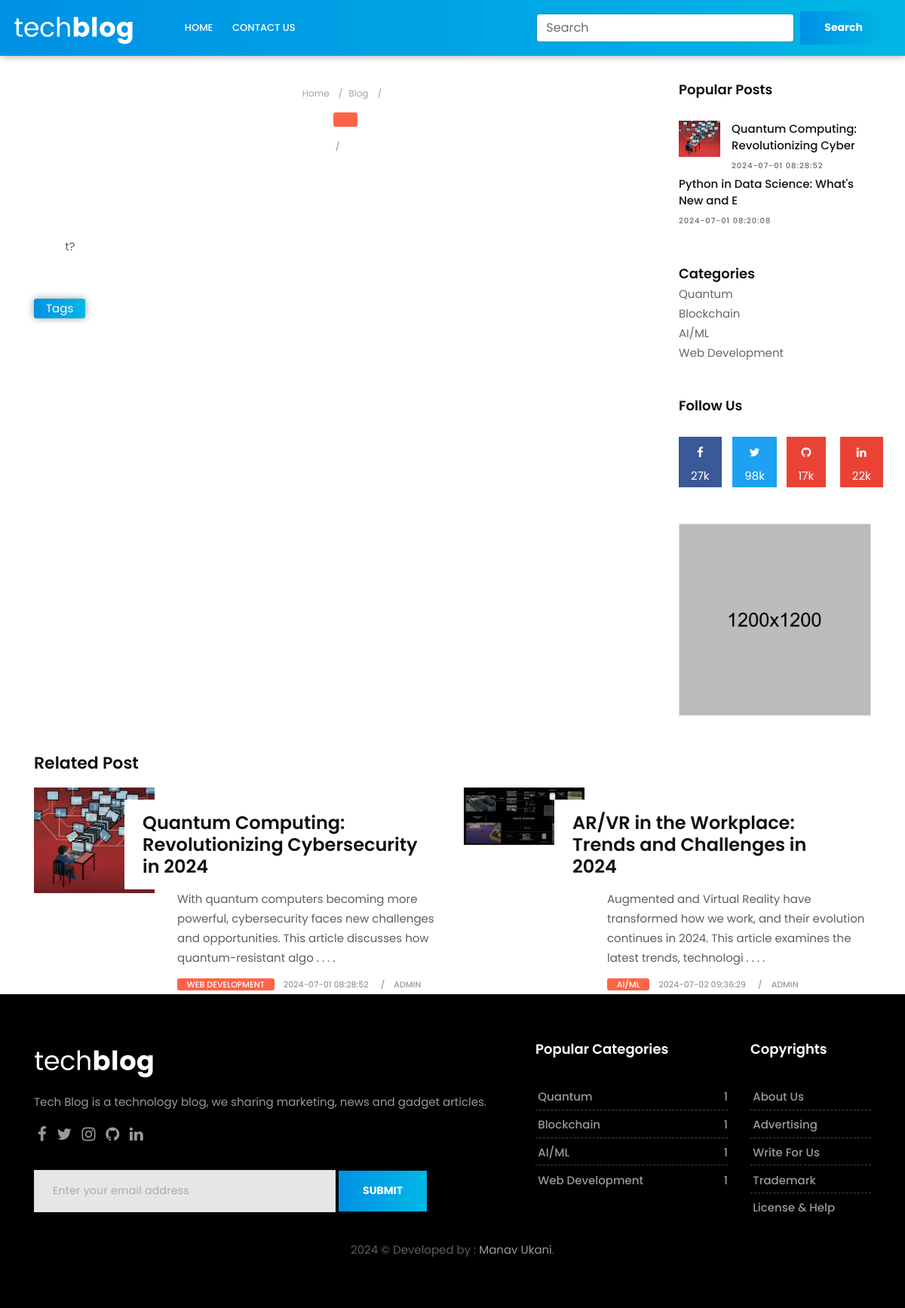
The app's page /singlepage.php with its own data.
### tables this page shows
CREATE TABLE `site` (
  `id` int(2) NOT NULL,
  `logo` varchar(255) NOT NULL,
  `title` varchar(255) NOT NULL,
  `footer` varchar(255) NOT NULL,
  `postdisplay` int(5) NOT NULL
);

CREATE TABLE `blog` (
  `id` int(3) NOT NULL,
  `cat_id` int(3) NOT NULL,
  `title` varchar(255) NOT NULL,
  `content` text NOT NULL,
  `tag` text NOT NULL,
  `admin` varchar(100) NOT NULL,
  `status` tinyint(1) NOT NULL,
  `rate` tinyint(2) NOT NULL,
  `image` varchar(255) NOT NULL,
  `date` timestamp NOT NULL DEFAULT current_timestamp()
);

CREATE TABLE `categories` (
  `id` int(2) NOT NULL,
  `category_name` varchar(100) NOT NULL,
  `status` tinyint(2) NOT NULL,
  `create_time` timestamp NOT NULL DEFAULT current_timestamp(),
  `admin_name` varchar(70) NOT NULL
);

CREATE TABLE `social_links` (
  `id` int(2) NOT NULL,
  `facebook` varchar(255) NOT NULL,
  `twitter` varchar(255) NOT NULL,
  `instagram` varchar(255) NOT NULL,
  `linkedin` varchar(255) NOT NULL,
  `github` varchar(255) NOT NULL,
  `footerlink` varchar(255) NOT NULL,
  `footertxt` varchar(255) NOT NULL
);

### app/classes/Database.php (called while the page is built, shortened)
<?php
class Database
{
    public static function db()
    {
        $link = mysqli_connect('localhost:3306','root','','blog_old');
        return $link;
    }
}

### app/classes/Site.php (called while the page is built, shortened)
<?php
class Site
{
    public  static  function display(){
        $sql = "SELECT * FROM `site`";
        $result = mysqli_query(Database::db(),$sql);
        if($result){
            return $result;
        }else{
            return false;
        }
    }
    public  static  function displaySocialLink(){
        $sql = "SELECT * FROM `social_links`";
        $result = mysqli_query(Database::db(),$sql);
        if($result){
            return $result;
        }else{
            return false;
        }
    }
}

### app/classes/post.php (called while the page is built, shortened)
<?php
class Post
{
    public  static  function showPopulerlPost(){
        $sql = "SELECT blog.*, categories.category_name FROM blog INNER JOIN categories ON blog.cat_id = categories.id WHERE blog.rate = 1 ORDER BY id DESC ";
        $result = mysqli_query(Database::db(),$sql);
        if($result){
            return $result;
        }else{
            return false;
        }
    }
    public static function relatedPost(){
        $rand1 = rand(1,5);
        $rand2 = rand(1,3);
        $sql = "SELECT blog.*, categories.category_name FROM blog INNER JOIN categories ON blog.cat_id = categories.id WHERE blog.status = 1 LIMIT $rand1,$rand2 ";
        $result = mysqli_query(Database::db(),$sql);
        if($result){
            $row = mysqli_num_rows($result);
            if($row>0){
                return $result;
            }
            return false;
        }else{
            return false;
        }
    }
}

### app/classes/Category.php (called while the page is built, shortened)
<?php
class Category
{
    public static function showLimitCategory(){
        $sql = "SELECT * FROM `categories` ORDER BY id DESC LIMIT 1,5";
        $result = mysqli_query(Database::db(),$sql);
        if($result){
            return $result;
        }else{
            return false;
        }
    }
    public static function countCategoryPost($id){
        $sql = "SELECT * FROM blog WHERE cat_id = $id";
        $result = mysqli_query(Database::db(),$sql);
        if($result){
            $row = mysqli_num_rows($result);
            return $row;
        }else{
            return false;
        }
    }
    public  static  function activeCategories(){
        $sql = "SELECT * FROM `categories` WHERE `status` = 1 ORDER BY id DESC";
        $res = mysqli_query(Database::db(),$sql);
        if($res){
            return $res;
        }else{
            return false;
        }
    }
}

### app/classes/Helper.php (called while the page is built, shortened)
<?php
class Helper
{
    public  static  function textShort($text,$limit = 400){
        $text = $text . " ";
        $text = substr($text,0,$limit);
        $text = $text . " . . . .";
        return $text;
    }
}

### singlepage.php (the view, shortened to what this page needs)
<?php require_once 'header.php';
?>
<div class="col-lg-9 col-md-12 col-sm-12 col-xs-12">
    <div class="page-wrapper">
        <div class="blog-title-area text-center">
            <ol class="breadcrumb hidden-xs-down">
                <li class="breadcrumb-item"><a href="#">Home</a></li>
                <li class="breadcrumb-item"><a href="#">Blog</a></li>
                <li class="breadcrumb-item active"><?= $postData['title'] ?></li>
            </ol>
            <span class="color-orange"><a href="" title=""><?= $postData['category_name'] ?></a></span>
            <div class="blog-meta big-meta">
                <small><a href="tech-single.html" title=""><?= $postData['date'] ?></a></small>
                <small><a href="tech-author.html" title=""><?= $postData['admin'] ?></a></small>
            </div>
        </div>
        <div class="single-post-media text-center">
        </div>
        <div class="blog-content">
            <div class="pp">
                <?= $postData['content'] ?>t?
            </div>
        </div>
        <div class="blog-title-area mt-5">
            <div class="tag-cloud-single">
                <span>Tags</span>
                <small><a href="#" title=""><?= $postData['tag'] ?></a></small>
            </div>
        </div>
    </div>
</div>
<?php require_once 'sidebar.php'; ?>
<div class="container">
    <h3>Related Post</h3>
    <div class="row">
        <?php
        $ob = Post::relatedPost();
        while ($rp = mysqli_fetch_assoc($ob)) { ?>
        <div class="col-md-6">
            <div class="blog-list clearfix">
                <div class="blog-box row">
                    <div class="col-md-4">
                        <div class="post-media">
                            <a href="singlepage.php?id=<?= $rp['id'] ?>" title="">
                                <img src="uploads/<?= $rp['image'] ?>" alt="" class="img-fluid w-100">
                                <div class="hovereffect"></div>
                            </a>
                        </div>
                    </div>
                    <div class="blog-meta big-meta col-md-8">
                        <h4><a href="singlepage.php?id=<?= $rp['id'] ?>" title=""><?= $rp['title'] ?></a></h4>
                        <p><?php
                            $txt = $rp['content'];
                            echo   \App\classes\Helper::textShort("$txt",150);
                            ?></p>
                        <small class="firstsmall"><a class="bg-orange" href="singlepage.php?id=<?= $rp['id'] ?>" title="Category"><?= $rp['category_name'] ?></a></small>
                        <small><a  title="Date and Time"><?= $rp['date'] ?></a></small>
                        <small><a  title="Author or Media"><?= $rp['admin'] ?></a></small>
                    </div>
                </div>
            </div>
        </div>
        <?php } ?>
    </div>
</div>
<?php require_once 'footer.php'; ?>

### header.php (shortened to what this page needs)
<?php
$ob = Site::display();
$siteData = mysqli_fetch_assoc($ob);
$populer = Post::showPopulerlPost();
?>
<!DOCTYPE html>
<html lang="en">
<head>
    <link href="assets/css/bootstrap.css" rel="stylesheet">
    <link href="assets/css/font-awesome.min.css" rel="stylesheet">
    <link href="assets/style.css" rel="stylesheet">
    <link href="assets/css/responsive.css" rel="stylesheet">
    <link href="assets/css/colors.css" rel="stylesheet">
    <link href="assets/css/version/tech.css" rel="stylesheet">
</head>
<body>
<div id="wrapper">
    <header class="tech-header header">
        <div class="container-fluid">
            <nav class="navbar navbar-toggleable-md navbar-inverse fixed-top bg-inverse">
                <a class="navbar-brand" href="index.php"><img src="uploads/<?= $siteData['logo']?>" alt=""></a>
                <div class="collapse navbar-collapse" id="navbarCollapse">
                    <ul class="navbar-nav mr-auto">
                        <li class="nav-item">
                            <a class="nav-link" href="index.php">Home</a>
                        </li>
                        <li class="nav-item">
                            <a class="nav-link" href="contact.php">Contact Us </a>
                        </li>
                    </ul>
                    <ul class="navbar-nav mr-2">
                        <form class="form-inline" method="get">
                            <input class="form-control mr-sm-2" type="search" placeholder="Search  " aria-label="Search" name="search">
                            <input type="submit" class="btn btn-outline-success my-2 my-sm-0" value="Search" style="cursor: pointer;" name="search-btn">
                        </form>
                    </ul>
                </div>
            </nav>
        </div>
    </header>
    <hr>
    <section class="section">
        <div class="container">
            <div class="row">

### sidebar.php (shortened to what this page needs)
<div class="col-lg-3 col-md-12 col-sm-12 col-xs-12">
    <div class="sidebar">
        <div class="widget">
            <h2 class="widget-title">Popular Posts</h2>
            <div class="blog-list-widget">
                <div class="list-group">
                    <?php
                    while ($row1 = mysqli_fetch_assoc($populer)){
                        ?>
                        <a href="singlepage.php?id=<?= $row1['id'] ?>" class="list-group-item list-group-item-action flex-column align-items-start">
                            <div class="w-100 last-item justify-content-between">
                                <img src="uploads/<?= $row1['image'] ?>" alt="" class="img-fluid float-left">
                                <h5 class="mb-1"><?= substr($row1['title'],0,40) ?></h5>
                                <small><?= $row1['date'] ?></small>
                            </div>
                        </a>
                    <?php } ?>
                </div>
            </div>
        </div>
        <div class="widget">
            <h2 class="widget-title" style="margin-bottom: 5px;">Categories</h2>
            <div class="blog-list-widget">
                <div class="list-group">
                    <?php
                    $categories = Category::activeCategories();
                    while ($row2 = mysqli_fetch_assoc($categories)){
                    ?>
                    <p style="margin-bottom: 0px;border-bottom: 1px solid #cc"><a href="index.php?id=<?= $row2['id']?>&catwisepost"><?= $row2['category_name'] ?></a></p>
                    <?php } ?>
                </div>
            </div>
        </div>
        <?php
        $ob = Site::displaySocialLink();
        $data = mysqli_fetch_assoc($ob);
        ?>
        <div class="widget">
            <h2 class="widget-title">Follow Us</h2>
            <div class="row text-center">
                <div class="col-lg-3 col-md-3 col-sm-3 col-xs-6">
                    <a href="<?= $data['facebook']?>" class="social-button facebook-button">
                        <i class="fa fa-facebook"></i>
                        <p>27k</p>
                    </a>
                </div>
                <div class="col-lg-3 col-md-3 col-sm-3 col-xs-6">
                    <a href="<?= $data['twitter']?>" class="social-button twitter-button">
                        <i class="fa fa-twitter"></i>
                        <p>98k</p>
                    </a>
                </div>
                <div class="col-lg-3 col-md-3 col-sm-3 col-xs-6">
                    <a href="<?= $data['github']?>" class="social-button google-button">
                        <i class="fa fa-github"></i>
                        <p>17k</p>
                    </a>
                </div>
                <div class="col-lg-3 col-md-3 col-sm-3 col-xs-6">
                    <a href="<?= $data['linkedin']?>" class="social-button google-button">
                        <i class="fa fa-linkedin"></i>
                        <p>22k</p>
                    </a>
                </div>
            </div>
        </div>
        <div class="widget">
            <div class="banner-spot clearfix">
                <div class="banner-img">
                    <img src="upload/banner_03.jpg" alt="" class="img-fluid">
                </div>
            </div>
        </div>
    </div>
</div>

### footer.php (shortened to what this page needs)
</div>
</div>
</section>
<?php
$ob = Site::displaySocialLink();
$data = mysqli_fetch_assoc($ob);
?>
<footer class="footer">
    <div class="container">
        <div class="row">
            <div class="col-lg-7">
                <div class="widget">
                    <div class="footer-text text-left">
                        <a href="index.html"><img src="images/version/tech-footer-logo.png" alt="" class="img-fluid"></a>
                        <p>Tech Blog is a technology blog, we sharing marketing, news and gadget articles.</p>
                        <div class="social">
                            <a href="<?= $data['facebook']?>" data-toggle="tooltip" data-placement="bottom" title="Facebook"><i class="fa fa-facebook"></i></a>
                            <a href="<?= $data['twitter']?>" data-toggle="tooltip" data-placement="bottom" title="Twitter"><i class="fa fa-twitter"></i></a>
                            <a href="<?= $data['instagram']?>" data-toggle="tooltip" data-placement="bottom" title="Instagram"><i class="fa fa-instagram"></i></a>
                            <a href="<?= $data['github']?>" data-toggle="tooltip" data-placement="bottom" title="Github"><i class="fa fa-github"></i></a>
                            <a href="<?= $data['linkedin']?>" data-toggle="tooltip" data-placement="bottom" title="Linkedin"><i class="fa fa-linkedin"></i></a>
                        </div>
                        <div class="newsletter-widget text-left">
                            <form class="form-inline">
                                <input type="text" class="form-control" placeholder="Enter your email address">
                                <button type="submit" class="btn btn-primary">SUBMIT</button>
                            </form>
                        </div>
                    </div>
                </div>
            </div>
            <div class="col-lg-3 col-md-12 col-sm-12 col-xs-12">
                <div class="widget">
                    <h2 class="widget-title">Popular Categories</h2>
                    <div class="link-widget">
                        <ul>
                            <?php
                            $popu = Category::showLimitCategory();
                            while ($cat = mysqli_fetch_assoc($popu)){
                                ?>
                                <li><a href="index.php?id=<?= $cat['id']?>&catwisepost"><?= $cat['category_name'] ?> <span><?php echo Category::countCategoryPost($cat['id']);?></span></a></li>
                            <?php } ?>
                        </ul>
                    </div>
                </div>
            </div>
            <div class="col-lg-2 col-md-12 col-sm-12 col-xs-12">
                <div class="widget">
                    <h2 class="widget-title">Copyrights</h2>
                    <div class="link-widget">
                        <ul>
                            <li><a href="#">About us</a></li>
                            <li><a href="#">Advertising</a></li>
                            <li><a href="#">Write for us</a></li>
                            <li><a href="#">Trademark</a></li>
                            <li><a href="#">License & Help</a></li>
                        </ul>
                    </div>
                </div>
            </div>
        </div>
        <div class="row" >
            <div class="col-md-12 text-center">
                <br>
                <div class="copyright"> <?= $siteData['footer']?> <a href="<?= $data['footerlink']?>"><?= $data['footertxt']?></a>.</div>
            </div>
        </div>
    </div>
</footer>
</div>
</body>
</html>

### records on screen
site: logo (picture), footer "2024 © Developed by :"
blog: image (picture), title "Quantum Computing: Revolutionizing Cyber", date "2024-07-01 08:28:52", title "Quantum Computing: Revolutionizing Cybersecurity in 2024", content "With quantum computers becoming more powerful, cybersecurity faces new challenges and opportunities. This article discusses how quantum-resistant algo . . . .", categories.category_name "WEB DEVELOPMENT", admin "ADMIN"
blog: title "Python in Data Science: What's New and E", date "2024-07-01 08:20:08"
categories: category_name "Quantum", id "1"
categories: category_name "Blockchain", id "1"
categories: category_name "AI/ML", id "1"
categories: category_name "Web Development", id "1"
blog: image (picture), title "AR/VR in the Workplace: Trends and Challenges in 2024", content "Augmented and Virtual Reality have transformed how we work, and their evolution continues in 2024. This article examines the latest trends, technologi . . . .", categories.category_name "AI/ML", date "2024-07-02 09:36:29", admin "ADMIN"
social_links: footertxt "Manav Ukani"
